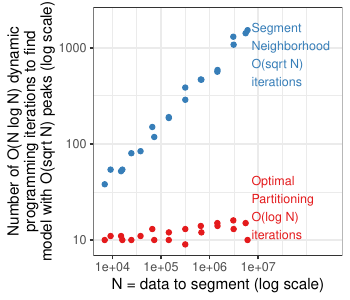

This chart was generated by the following R code:
source("jss-packages.R")

target.intervals.models <- fread("target.intervals.models.csv")
labeled_problems_features <- fread("labeled_problems_features.csv")
select.dt <- labeled_problems_features[, data.table(prob.dir)]
bench.models <- target.intervals.models[select.dt, on=list(prob.dir)][log(bedGraph.lines) < penalty & penalty < bedGraph.lines & 1000 < bedGraph.lines]
bench.models[, gigabytes := megabytes/1024]

jss.evaluations <- readRDS("jss.evaluations.rds")[others.penalty!=Inf]

jss.evaluations[, others.minutes := others.seconds/60]
jss.evaluations[, others.gigabytes := others.megabytes/1024]
others.tall <- melt(
  jss.evaluations,
  measure.vars=c("others.minutes", "others.gigabytes"))
others.tall[, var := sub("others.", "", variable)]

prob.stats <- others.tall[, list(
  OP=.N,
  sum=sum(value),
  median=median(value),
  q95=quantile(value, 0.95),
  q05=quantile(value, 0.05)
  ), by=list(var, bedGraph.lines, segments, peaks)]

target.stats <- others.tall[, list(
  sum=sum(value),
  median=median(value),
  q95=quantile(value, 0.95),
  q05=quantile(value, 0.05)
  ), by=list(var, target.N)]

both.points <- rbind(
  prob.stats[, data.table(bedGraph.lines, value=sum, var, algorithm="find model")],
  others.tall[, data.table(bedGraph.lines, value, var, algorithm="solve one")])
ggplot()+
  theme_bw()+
  theme(panel.margin=grid::unit(0, "lines"))+
  facet_grid(var ~ ., scales="free")+
  geom_point(aes(
    bedGraph.lines, value, color=algorithm),
    shape=1,
    data=both.points)+
  scale_x_log10("N = number of data to segment (log scale)")+
  scale_y_log10("(log scales)")

algo.key <- c(
  peaks="O(sqrt N) peaks\nin zero-error model",
  SN="Segment\nNeighborhood\nO(sqrt N)\niterations",
  OP="Optimal\nPartitioning\nO(log N)\niterations")
abbrev.colors <- c(
  "#E41A1C",#red
  "#377EB8",#blue
  OP="#4DAF4A",#green
  "#984EA3",#purple
  "#FF7F00",#orange
  "#FFFF33", #yellow
  "#A65628",#brown
  "#F781BF",#pink
  SN="#999999")#grey
op.color <- abbrev.colors[["OP"]]
algo.colors <- structure(abbrev.colors, names=algo.key[names(abbrev.colors)])
text.dt <- both.points[bedGraph.lines==max(bedGraph.lines), list(
  y=(max(value)+min(value))/2,
  hjust=0,
  vjust=1
), by=list(var, algorithm, bedGraph.lines)]
d <- function(bedGraph.lines, y, algorithm, var, hjust, vjust){
  data.table(bedGraph.lines, y, algorithm, var, hjust, vjust)
}
text.dt <- rbind(
  d(3e3, 3e3, "find model", "gigabytes", 0, 1),
  d(1e7, 0.002, "solve one", "gigabytes", 1, 0),
  d(3e3, 500, "find model", "minutes", 0, 1),
  d(1e7, 0.01, "solve one", "minutes", 1, 0))
gg <- ggplot()+
  theme_bw()+
  theme(panel.margin=grid::unit(0, "lines"))+
  facet_grid(var ~ ., scales="free")+
  geom_text(aes(
    bedGraph.lines, y, hjust=hjust, vjust=vjust, label={
      l <- ifelse(
        algorithm=="solve one",
        "Solve for one penalty\nO(N log N) time",
        "Find zero-error model\nwith O(sqrt N) peaks\nO(N(logN)^2) time")
      ifelse(var=="gigabytes", sub("time", "space", l), l)
    }),
    size=3,
    color=op.color,
    data=text.dt)+
  geom_ribbon(aes(
    target.N, ymin=q05, ymax=q95),
    alpha=0.5,
    fill=op.color,
    data=target.stats)+
  geom_line(aes(
    target.N, median),
    size=1,
    color=op.color,
    data=target.stats)+
  geom_point(aes(
    bedGraph.lines, sum),
    shape=1,
    color=op.color,
    data=prob.stats)+
  scale_x_log10(
    "N = data to segment (log scale)"
  )+
  scale_y_log10(
    "Computational resources to find
zero-error model with O(sqrt N) peaks
via Optimal Partitioning (log scales)",
    labels=paste)
pdf("jss-figure-evaluations-computation.pdf", 3.5, 3)
print(gg)
dev.off() 

evals.dt <- prob.stats[var=="minutes"]
evals.dt[, SN := segments-1]
evals.tall <- melt(
  evals.dt,
  measure.vars=c(
    "SN",
    ##"peaks",
    "OP"
  ),
  variable.name="algo",
  value.name="evaluations")
evals.tall[, algorithm := algo.key[paste(algo)] ]
N.data <- 10^seq(4, 7, l=100)
fun.list <- list(
  N=identity,
  "log(N)"=log,
  "loglog(N)"=function(x)log(log(x)),
  "sqrt(N)"=sqrt)
ref.line.list <- list(
  OP=list(y=9, lines=c("log(N)", "sqrt(N)", "loglog(N)")),
  SN=list(y=60, lines=c("N", "log(N)", "sqrt(N)")))
ref.tall.list <- list()
for(ref.name in names(ref.line.list)){
  ref.info <- ref.line.list[[ref.name]]
  for(fun.name in ref.info$lines){
    fun <- fun.list[[fun.name]]
    first.y <- fun(min(N.data))
    ref.tall.list[[paste(fun.name, ref.name)]] <- data.table(
      N.data,
      ref.name,
      fun.name,
      value=fun(N.data)/first.y*ref.info$y)
  }
}
ref.tall <- do.call(rbind, ref.tall.list)
leg <- ggplot()+
  theme_bw()+
  scale_color_manual(values=algo.colors)+
  geom_point(aes(
    bedGraph.lines, evaluations, color=algorithm),
    data=evals.tall)+
  scale_x_log10(
    "N = data to segment (log scale)",
    limits=c(NA, 10^8.5),
    breaks=10^seq(4, 7, by=1)
  )+
  scale_y_log10(
    "Number of O(N log N) dynamic
programming iterations to find
model with O(sqrt N) peaks (log scale)",
    limits=c(NA, 2000)
  )
m <- list(
  cex=0.75,
  dl.trans(x=x+0.1),
  "last.points", "calc.boxes",
  "reduce.cex.lr",
  function(d,...){
    d$h <- d$h * 1.5
    d
  },
  "calc.borders",
  qp.labels("y","bottom","top", make.tiebreaker("x","y"), ylimits),
  "calc.borders")
dl <- direct.label(leg, m)
print(dl)

dl.ref <- dl+
  geom_line(aes(
    N.data, value, group=paste(ref.name, fun.name)),
    data=ref.tall)+
  geom_text(aes(
    N.data, value, label=fun.name),
    hjust=0,
    data=ref.tall[N.data==max(N.data)])
pdf("jss-figure-evaluations-ref.pdf", 3.5, 3)
print(dl.ref)
dev.off()

pdf("jss-figure-evaluations.pdf", 3.5, 3)
print(dl)
dev.off()

## BELOW TIKZ FIGURES

algo.key <- c(
  peaks="$O(\\sqrt N)$ peaks\nin zero-error model",
  SN="Segment\nNeighborhood\n$O(\\sqrt N)$\niterations",
  OP="Optimal\nPartitioning\n$O(\\log N)$\niterations")
abbrev.colors <- c(
  "#E41A1C",#red
  "#377EB8",#blue
  OP="#4DAF4A",#green
  "#984EA3",#purple
  "#FF7F00",#orange
  "#FFFF33", #yellow
  "#A65628",#brown
  "#F781BF",#pink
  SN="#999999")#grey
op.color <- abbrev.colors[["OP"]]
algo.colors <- structure(abbrev.colors, names=algo.key[names(abbrev.colors)])
text.dt <- both.points[bedGraph.lines==max(bedGraph.lines), list(
  y=(max(value)+min(value))/2,
  hjust=0,
  vjust=1
), by=list(var, algorithm, bedGraph.lines)]
d <- function(bedGraph.lines, y, algorithm, var, hjust, vjust){
  data.table(bedGraph.lines, y, algorithm, var, hjust, vjust)
}
text.dt <- rbind(
  d(3e3, 1e5, "find model", "gigabytes", 0, 1),
  d(1e7, 0.0005, "solve one", "gigabytes", 1, 0),
  d(3e3, 1e4, "find model", "minutes", 0, 1),
  d(1e7, 0.005, "solve one", "minutes", 1, 0))
gg <- ggplot()+
  theme_bw()+
  theme(panel.margin=grid::unit(0, "lines"))+
  facet_grid(var ~ ., scales="free")+
  geom_text(aes(
    bedGraph.lines, y, hjust=hjust, vjust=vjust, label={
      l <- ifelse(
        algorithm=="solve one",
        "Solve for one penalty\n$O(N \\log N)$ time",
        "Find zero-error model\nwith $O(\\sqrt N)$ peaks\n$O(N(\\log N)^2)$ time")
      ifelse(var=="gigabytes", sub("time", "space", l), l)
    }),
    size=2.5,
    color=op.color,
    data=text.dt)+
  geom_ribbon(aes(
    target.N, ymin=q05, ymax=q95),
    alpha=0.5,
    fill=op.color,
    data=target.stats)+
  geom_line(aes(
    target.N, median),
    size=1,
    color=op.color,
    data=target.stats)+
  geom_point(aes(
    bedGraph.lines, sum),
    shape=1,
    color=op.color,
    data=prob.stats)+
  scale_x_log10(
    "$N$ = data to segment (log scale)"
  )+
  scale_y_log10(
    "Computational resources to find
zero-error model with $O(\\sqrt N)$ peaks
via Optimal Partitioning (log scales)",
    labels=paste)
tikz("jss-figure-evaluations-computation.tex", 3.1, 3)
print(gg)
dev.off() 

evals.dt <- prob.stats[var=="minutes"]
evals.dt[, SN := segments-1]
evals.tall <- melt(
  evals.dt,
  measure.vars=c(
    "SN",
    ##"peaks",
    "OP"
  ),
  variable.name="algo",
  value.name="evaluations")
evals.tall[, algorithm := algo.key[paste(algo)] ]
## N.data <- 10^seq(4, 7, l=100)
## fun.list <- list(
##   N=identity,
##   "log(N)"=log,
##   "loglog(N)"=function(x)log(log(x)),
##   "sqrt(N)"=sqrt)
## ref.line.list <- list(
##   OP=list(y=9, lines=c("log(N)", "sqrt(N)", "loglog(N)")),
##   SN=list(y=60, lines=c("N", "log(N)", "sqrt(N)")))
## ref.tall.list <- list()
## for(ref.name in names(ref.line.list)){
##   ref.info <- ref.line.list[[ref.name]]
##   for(fun.name in ref.info$lines){
##     fun <- fun.list[[fun.name]]
##     first.y <- fun(min(N.data))
##     ref.tall.list[[paste(fun.name, ref.name)]] <- data.table(
##       N.data,
##       ref.name,
##       fun.name,
##       value=fun(N.data)/first.y*ref.info$y)
##   }
## }
## ref.tall <- do.call(rbind, ref.tall.list)
leg <- ggplot()+
  theme_bw()+
  scale_color_manual(values=algo.colors)+
  geom_point(aes(
    bedGraph.lines, evaluations, color=algorithm),
    data=evals.tall)+
  scale_x_log10(
    "$N$ = data to segment (log scale)",
    limits=c(NA, 10^8.5),
    breaks=10^seq(4, 7, by=1)
  )+
  scale_y_log10(
    "Number of $O(N \\log N)$ dynamic
programming iterations to find
model with $O(\\sqrt N)$ peaks (log scale)",
    limits=c(NA, 2000)
  )
m <- list(
  cex=0.75,
  dl.trans(x=x+0.1),
  "last.points", "calc.boxes",
  "reduce.cex.lr",
  function(d,...){
    d$h <- d$h * 1.5
    d
  },
  "calc.borders",
  qp.labels("y","bottom","top", make.tiebreaker("x","y"), ylimits),
  "calc.borders")
dl <- direct.label(leg, m)
print(dl)

## dl.ref <- dl+
##   geom_line(aes(
##     N.data, value, group=paste(ref.name, fun.name)),
##     data=ref.tall)+
##   geom_text(aes(
##     N.data, value, label=fun.name),
##     hjust=0,
##     data=ref.tall[N.data==max(N.data)])
## pdf("jss-figure-evaluations-ref.pdf", 3.5, 3)
## print(dl.ref)
## dev.off()

tikz("jss-figure-evaluations.tex", 3.1, 3)
print(dl)
dev.off()
